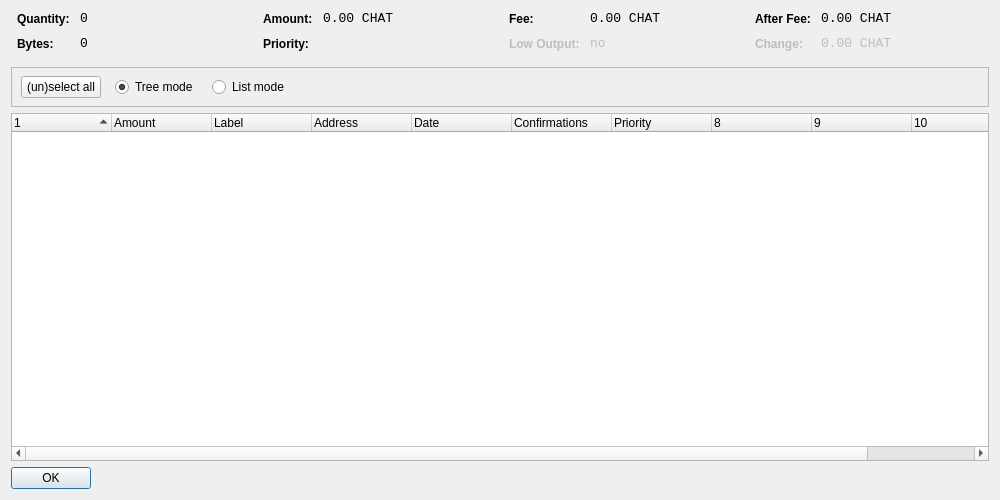
<?xml version="1.0" encoding="UTF-8"?>
<ui version="4.0">
 <class>CoinControlDialog</class>
 <widget class="QDialog" name="CoinControlDialog">
  <property name="geometry">
   <rect>
    <x>0</x>
    <y>0</y>
    <width>1000</width>
    <height>500</height>
   </rect>
  </property>
  <property name="windowTitle">
   <string>Coin Control</string>
  </property>
  <layout class="QVBoxLayout" name="verticalLayout">
   <item>
    <layout class="QHBoxLayout" name="horizontalLayoutTop" stretch="0,0,0,0">
     <property name="topMargin">
      <number>0</number>
     </property>
     <property name="bottomMargin">
      <number>10</number>
     </property>
     <item>
      <layout class="QFormLayout" name="formLayoutCoinControl1">
       <property name="horizontalSpacing">
        <number>10</number>
       </property>
       <property name="verticalSpacing">
        <number>10</number>
       </property>
       <property name="leftMargin">
        <number>6</number>
       </property>
       <property name="rightMargin">
        <number>6</number>
       </property>
       <item row="0" column="0">
        <widget class="QLabel" name="labelCoinControlQuantityText">
         <property name="styleSheet">
          <string notr="true">font-weight:bold;</string>
         </property>
         <property name="text">
          <string>Quantity:</string>
         </property>
        </widget>
       </item>
       <item row="0" column="1">
        <widget class="QLabel" name="labelCoinControlQuantity">
         <property name="font">
          <font>
           <family>Monospace</family>
           <pointsize>10</pointsize>
          </font>
         </property>
         <property name="cursor">
          <cursorShape>IBeamCursor</cursorShape>
         </property>
         <property name="contextMenuPolicy">
          <enum>Qt::ActionsContextMenu</enum>
         </property>
         <property name="text">
          <string notr="true">0</string>
         </property>
         <property name="textInteractionFlags">
          <set>Qt::LinksAccessibleByMouse|Qt::TextSelectableByKeyboard|Qt::TextSelectableByMouse</set>
         </property>
        </widget>
       </item>
       <item row="1" column="0">
        <widget class="QLabel" name="labelCoinControlBytesText">
         <property name="styleSheet">
          <string notr="true">font-weight:bold;</string>
         </property>
         <property name="text">
          <string>Bytes:</string>
         </property>
        </widget>
       </item>
       <item row="1" column="1">
        <widget class="QLabel" name="labelCoinControlBytes">
         <property name="font">
          <font>
           <family>Monospace</family>
           <pointsize>10</pointsize>
          </font>
         </property>
         <property name="cursor">
          <cursorShape>IBeamCursor</cursorShape>
         </property>
         <property name="contextMenuPolicy">
          <enum>Qt::ActionsContextMenu</enum>
         </property>
         <property name="text">
          <string notr="true">0</string>
         </property>
         <property name="textInteractionFlags">
          <set>Qt::LinksAccessibleByMouse|Qt::TextSelectableByKeyboard|Qt::TextSelectableByMouse</set>
         </property>
        </widget>
       </item>
      </layout>
     </item>
     <item>
      <layout class="QFormLayout" name="formLayoutCoinControl2">
       <property name="horizontalSpacing">
        <number>10</number>
       </property>
       <property name="verticalSpacing">
        <number>10</number>
       </property>
       <property name="leftMargin">
        <number>6</number>
       </property>
       <property name="rightMargin">
        <number>6</number>
       </property>
       <item row="0" column="0">
        <widget class="QLabel" name="labelCoinControlAmountText">
         <property name="styleSheet">
          <string notr="true">font-weight:bold;</string>
         </property>
         <property name="text">
          <string>Amount:</string>
         </property>
        </widget>
       </item>
       <item row="0" column="1">
        <widget class="QLabel" name="labelCoinControlAmount">
         <property name="font">
          <font>
           <family>Monospace</family>
           <pointsize>10</pointsize>
          </font>
         </property>
         <property name="cursor">
          <cursorShape>IBeamCursor</cursorShape>
         </property>
         <property name="contextMenuPolicy">
          <enum>Qt::ActionsContextMenu</enum>
         </property>
         <property name="text">
          <string notr="true">0.00 CHAT</string>
         </property>
         <property name="textInteractionFlags">
          <set>Qt::LinksAccessibleByMouse|Qt::TextSelectableByKeyboard|Qt::TextSelectableByMouse</set>
         </property>
        </widget>
       </item>
       <item row="1" column="0">
        <widget class="QLabel" name="labelCoinControlPriorityText">
         <property name="styleSheet">
          <string notr="true">font-weight:bold;</string>
         </property>
         <property name="text">
          <string>Priority:</string>
         </property>
        </widget>
       </item>
       <item row="1" column="1">
        <widget class="QLabel" name="labelCoinControlPriority">
         <property name="font">
          <font>
           <family>Monospace</family>
           <pointsize>10</pointsize>
          </font>
         </property>
         <property name="cursor">
          <cursorShape>IBeamCursor</cursorShape>
         </property>
         <property name="contextMenuPolicy">
          <enum>Qt::ActionsContextMenu</enum>
         </property>
         <property name="text">
          <string/>
         </property>
         <property name="textInteractionFlags">
          <set>Qt::LinksAccessibleByMouse|Qt::TextSelectableByKeyboard|Qt::TextSelectableByMouse</set>
         </property>
        </widget>
       </item>
      </layout>
     </item>
     <item>
      <layout class="QFormLayout" name="formLayoutCoinControl3">
       <property name="horizontalSpacing">
        <number>10</number>
       </property>
       <property name="verticalSpacing">
        <number>10</number>
       </property>
       <property name="leftMargin">
        <number>6</number>
       </property>
       <property name="rightMargin">
        <number>6</number>
       </property>
       <item row="0" column="0">
        <widget class="QLabel" name="labelCoinControlFeeText">
         <property name="styleSheet">
          <string notr="true">font-weight:bold;</string>
         </property>
         <property name="text">
          <string>Fee:</string>
         </property>
        </widget>
       </item>
       <item row="0" column="1">
        <widget class="QLabel" name="labelCoinControlFee">
         <property name="font">
          <font>
           <family>Monospace</family>
           <pointsize>10</pointsize>
          </font>
         </property>
         <property name="cursor">
          <cursorShape>IBeamCursor</cursorShape>
         </property>
         <property name="contextMenuPolicy">
          <enum>Qt::ActionsContextMenu</enum>
         </property>
         <property name="text">
          <string notr="true">0.00 CHAT</string>
         </property>
         <property name="textInteractionFlags">
          <set>Qt::LinksAccessibleByMouse|Qt::TextSelectableByKeyboard|Qt::TextSelectableByMouse</set>
         </property>
        </widget>
       </item>
       <item row="1" column="0">
        <widget class="QLabel" name="labelCoinControlLowOutputText">
         <property name="enabled">
          <bool>false</bool>
         </property>
         <property name="styleSheet">
          <string notr="true">font-weight:bold;</string>
         </property>
         <property name="text">
          <string>Low Output:</string>
         </property>
        </widget>
       </item>
       <item row="1" column="1">
        <widget class="QLabel" name="labelCoinControlLowOutput">
         <property name="enabled">
          <bool>false</bool>
         </property>
         <property name="font">
          <font>
           <family>Monospace</family>
           <pointsize>10</pointsize>
          </font>
         </property>
         <property name="cursor">
          <cursorShape>IBeamCursor</cursorShape>
         </property>
         <property name="contextMenuPolicy">
          <enum>Qt::ActionsContextMenu</enum>
         </property>
         <property name="text">
          <string notr="true">no</string>
         </property>
         <property name="textInteractionFlags">
          <set>Qt::LinksAccessibleByMouse|Qt::TextSelectableByKeyboard|Qt::TextSelectableByMouse</set>
         </property>
        </widget>
       </item>
      </layout>
     </item>
     <item>
      <layout class="QFormLayout" name="formLayoutCoinControl4">
       <property name="horizontalSpacing">
        <number>10</number>
       </property>
       <property name="verticalSpacing">
        <number>10</number>
       </property>
       <property name="leftMargin">
        <number>6</number>
       </property>
       <property name="rightMargin">
        <number>6</number>
       </property>
       <item row="0" column="0">
        <widget class="QLabel" name="labelCoinControlAfterFeeText">
         <property name="styleSheet">
          <string notr="true">font-weight:bold;</string>
         </property>
         <property name="text">
          <string>After Fee:</string>
         </property>
        </widget>
       </item>
       <item row="0" column="1">
        <widget class="QLabel" name="labelCoinControlAfterFee">
         <property name="font">
          <font>
           <family>Monospace</family>
           <pointsize>10</pointsize>
          </font>
         </property>
         <property name="cursor">
          <cursorShape>IBeamCursor</cursorShape>
         </property>
         <property name="contextMenuPolicy">
          <enum>Qt::ActionsContextMenu</enum>
         </property>
         <property name="text">
          <string notr="true">0.00 CHAT</string>
         </property>
         <property name="textInteractionFlags">
          <set>Qt::LinksAccessibleByMouse|Qt::TextSelectableByKeyboard|Qt::TextSelectableByMouse</set>
         </property>
        </widget>
       </item>
       <item row="1" column="0">
        <widget class="QLabel" name="labelCoinControlChangeText">
         <property name="enabled">
          <bool>false</bool>
         </property>
         <property name="styleSheet">
          <string notr="true">font-weight:bold;</string>
         </property>
         <property name="text">
          <string>Change:</string>
         </property>
        </widget>
       </item>
       <item row="1" column="1">
        <widget class="QLabel" name="labelCoinControlChange">
         <property name="enabled">
          <bool>false</bool>
         </property>
         <property name="font">
          <font>
           <family>Monospace</family>
           <pointsize>10</pointsize>
          </font>
         </property>
         <property name="cursor">
          <cursorShape>IBeamCursor</cursorShape>
         </property>
         <property name="contextMenuPolicy">
          <enum>Qt::ActionsContextMenu</enum>
         </property>
         <property name="text">
          <string notr="true">0.00 CHAT</string>
         </property>
         <property name="textInteractionFlags">
          <set>Qt::LinksAccessibleByMouse|Qt::TextSelectableByKeyboard|Qt::TextSelectableByMouse</set>
         </property>
        </widget>
       </item>
      </layout>
     </item>
    </layout>
   </item>
   <item>
    <widget class="QFrame" name="frame">
     <property name="minimumSize">
      <size>
       <width>0</width>
       <height>40</height>
      </size>
     </property>
     <property name="frameShape">
      <enum>QFrame::StyledPanel</enum>
     </property>
     <property name="frameShadow">
      <enum>QFrame::Sunken</enum>
     </property>
     <widget class="QWidget" name="horizontalLayoutWidget">
      <property name="geometry">
       <rect>
        <x>10</x>
        <y>0</y>
        <width>781</width>
        <height>41</height>
       </rect>
      </property>
      <layout class="QHBoxLayout" name="horizontalLayoutPanel" stretch="0,0,0,0,0">
       <property name="spacing">
        <number>14</number>
       </property>
       <item>
        <widget class="QPushButton" name="pushButtonSelectAll">
         <property name="sizePolicy">
          <sizepolicy hsizetype="Maximum" vsizetype="Fixed">
           <horstretch>0</horstretch>
           <verstretch>0</verstretch>
          </sizepolicy>
         </property>
         <property name="text">
          <string>(un)select all</string>
         </property>
        </widget>
       </item>
       <item>
        <widget class="QRadioButton" name="radioTreeMode">
         <property name="sizePolicy">
          <sizepolicy hsizetype="Maximum" vsizetype="Fixed">
           <horstretch>0</horstretch>
           <verstretch>0</verstretch>
          </sizepolicy>
         </property>
         <property name="text">
          <string>Tree mode</string>
         </property>
         <property name="checked">
          <bool>true</bool>
         </property>
        </widget>
       </item>
       <item>
        <widget class="QRadioButton" name="radioListMode">
         <property name="sizePolicy">
          <sizepolicy hsizetype="Maximum" vsizetype="Fixed">
           <horstretch>0</horstretch>
           <verstretch>0</verstretch>
          </sizepolicy>
         </property>
         <property name="text">
          <string>List mode</string>
         </property>
        </widget>
       </item>
       <item>
        <spacer name="horizontalSpacer">
         <property name="orientation">
          <enum>Qt::Horizontal</enum>
         </property>
         <property name="sizeHint" stdset="0">
          <size>
           <width>40</width>
           <height>20</height>
          </size>
         </property>
        </spacer>
       </item>
      </layout>
     </widget>
    </widget>
   </item>
   <item>
    <widget class="CoinControlTreeWidget" name="treeWidget">
     <property name="contextMenuPolicy">
      <enum>Qt::CustomContextMenu</enum>
     </property>
     <property name="sortingEnabled">
      <bool>false</bool>
     </property>
     <property name="columnCount">
      <number>11</number>
     </property>
     <attribute name="headerShowSortIndicator" stdset="0">
      <bool>true</bool>
     </attribute>
     <attribute name="headerStretchLastSection">
      <bool>false</bool>
     </attribute>
     <column>
      <property name="text">
       <string/>
      </property>
     </column>
     <column>
      <property name="text">
       <string>Amount</string>
      </property>
     </column>
     <column>
      <property name="text">
       <string>Label</string>
      </property>
     </column>
     <column>
      <property name="text">
       <string>Address</string>
      </property>
     </column>
     <column>
      <property name="text">
       <string>Date</string>
      </property>
     </column>
     <column>
      <property name="text">
       <string>Confirmations</string>
      </property>
      <property name="toolTip">
       <string>Confirmed</string>
      </property>
     </column>
     <column>
      <property name="text">
       <string>Priority</string>
      </property>
     </column>
     <column>
      <property name="text">
       <string/>
      </property>
     </column>
     <column>
      <property name="text">
       <string/>
      </property>
     </column>
     <column>
      <property name="text">
       <string/>
      </property>
     </column>
     <column>
      <property name="text">
       <string/>
      </property>
     </column>
    </widget>
   </item>
   <item>
    <widget class="QDialogButtonBox" name="buttonBox">
     <property name="sizePolicy">
      <sizepolicy hsizetype="Maximum" vsizetype="Fixed">
       <horstretch>0</horstretch>
       <verstretch>0</verstretch>
      </sizepolicy>
     </property>
     <property name="orientation">
      <enum>Qt::Horizontal</enum>
     </property>
     <property name="standardButtons">
      <set>QDialogButtonBox::Ok</set>
     </property>
    </widget>
   </item>
  </layout>
 </widget>
 <customwidgets>
  <customwidget>
   <class>CoinControlTreeWidget</class>
   <extends>QTreeWidget</extends>
   <header>coincontroltreewidget.h</header>
  </customwidget>
 </customwidgets>
 <resources/>
 <connections/>
</ui>
